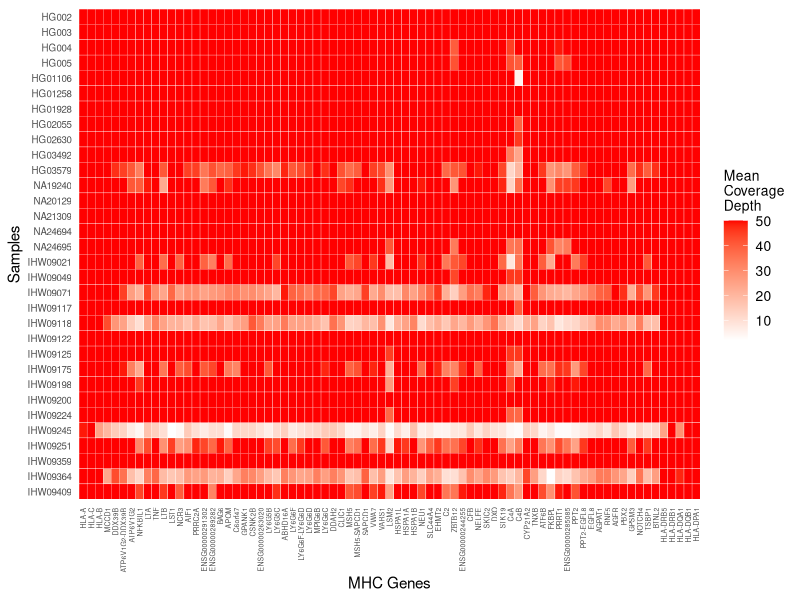
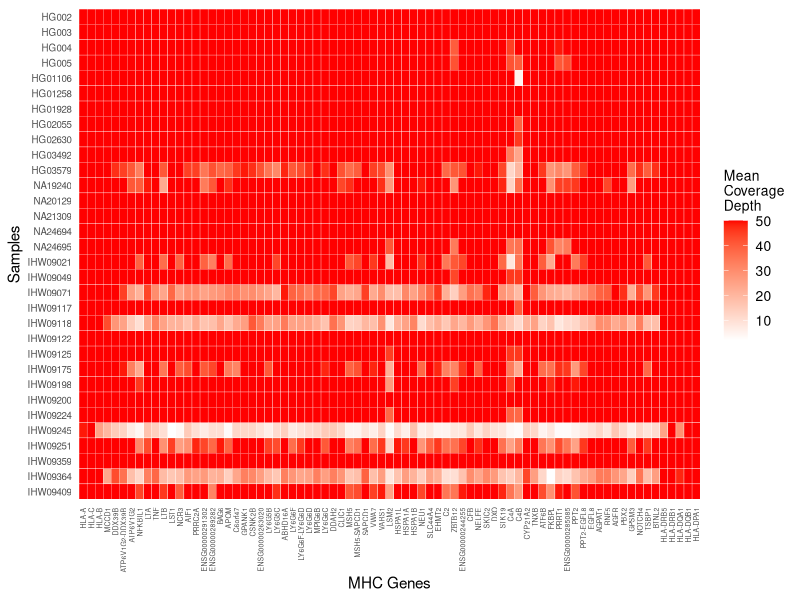

Here is the R script that generated these plots, in order:
library(tidyr)
library(ggplot2)

setwd("/Users/matt/Documents/GitHub/mhc/scripts/visualizations/heat_map/")

# Read the data
data <- read.table("pacbio_genes.txt", header = TRUE, sep = "\t", stringsAsFactors = FALSE)

# Handle duplicate gene names
rownames(data) <- make.unique(data[, 1])  # Ensure unique gene names
gene_order <- rownames(data)              # Store the original gene order
data <- data[, -1]                        # Remove the first column (gene names)

# Transpose the data so genes are columns and samples are rows
heatmap_data <- t(as.matrix(data))        # Transpose the matrix
heatmap_data[heatmap_data > 50] <- 50
sample_order <- rev(rownames(heatmap_data))  # Reverse the sample order

# Convert to a data frame for ggplot
df <- as.data.frame(heatmap_data)
df$Sample <- rownames(heatmap_data)       # Add sample names as a column

# Pivot to long format for ggplot
df_long <- pivot_longer(
  df,
  cols = -Sample,                  # All columns except "Sample"
  names_to = "Gene",               # Gene names
  values_to = "Depth"              # Depth values
)

# Ensure Samples and Genes retain their original order
df_long$Sample <- factor(df_long$Sample, levels = sample_order)  # Reverse sample order
df_long$Gene <- factor(df_long$Gene, levels = gene_order)

# Plot the heatmap with right-aligned gene labels
figure <- ggplot(df_long, aes(x = Gene, y = Sample, fill = Depth)) +
  geom_tile(color = "white") +
  scale_fill_gradient(low = "white", high = "red") +
  theme_minimal() +
  theme(
    axis.text.x = element_text(size = 5, angle = 90, hjust = 1, vjust = 0.5),  # Right-align x-axis labels
    axis.ticks.x = element_blank(),                               # Remove x-axis ticks
    axis.text.y = element_text(size = 7),                        # Adjust y-axis text size
    panel.grid = element_blank(),                                 # Remove gridlines
    legend.title = element_text(size = 10),                       # Adjust legend title size
    legend.text = element_text(size = 10)                         # Adjust legend text size
  ) +
  labs(
    x = "MHC Genes",                  # Label for x-axis
    y = "Samples",                    # Label for y-axis
    fill = "Mean\nCoverage\nDepth"    # Legend title
  ) +
  scale_x_discrete(labels = levels(df_long$Gene))  # Apply all gene labels for x-axis

figure

ggsave(filename = "new_heat_map_red.png", plot = figure, width=169, units = "mm")


